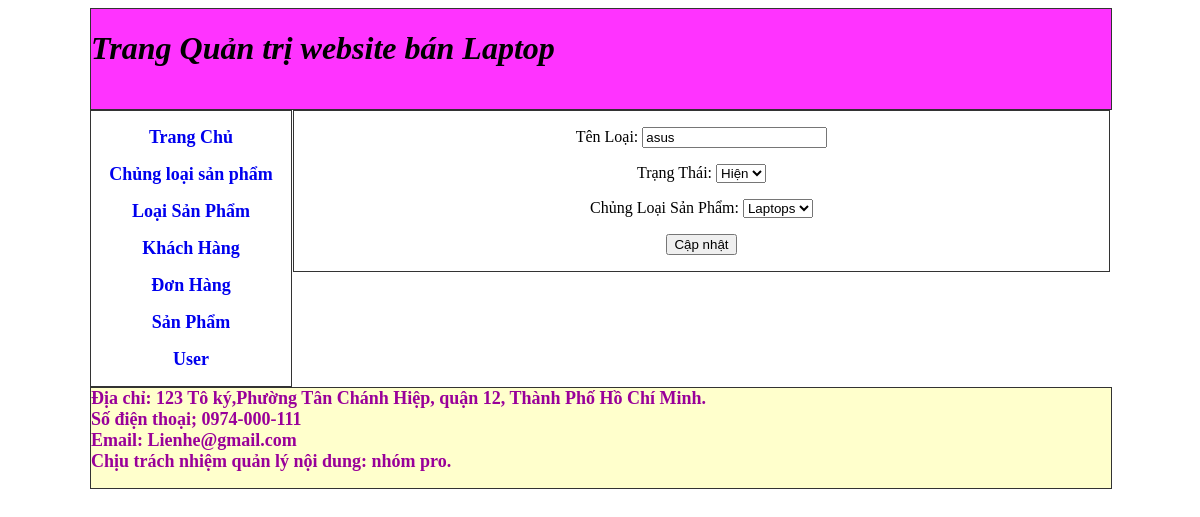
/admin/index.php?id=Sua_lsp&&idLoai=1, run on the app's committed database.
### tables this page shows
CREATE TABLE `loaisp` (
  `idLoai` int(11) NOT NULL,
  `tenloai` text NOT NULL,
  `AnHien` int(11) NOT NULL,
  `idCL` int(11) NOT NULL
);

CREATE TABLE `chungloaisanpham` (
  `idCL` int(12) NOT NULL,
  `TenCL` varchar(100) NOT NULL
);

### admin/Sua_lsp.php (the view, shortened to what this page needs)
<?php
		include("../connect.php");
		$kql=mysqli_query($link,"select* from loaisp where idLoai=".$_GET['idLoai']);
		$dl=mysqli_fetch_array($kql);
?>
<form id="form1" name="form1" method="post" action="process.php">
  <p>
    <label for="TenLoai">Tên Loại:</label>
    <input type="text" name="TenLoai" id="TenLoai" value="<?php echo $dl['tenloai'];?>"/>
  </p>
  <p>
    Trạng Thái:
    <select name="Anhien" id="Anhien">
      <option value="1" <?php if($dl['AnHien']) echo"selected='selected'"?>>Hiện</option>
    </select>
  </p>
  <p>
    <label for="idCL">Chủng Loại Sản Phẩm:</label>
    <select name="idCL" id="idCL">
    <?php
		$kq=mysqli_query($link,"select* from chungloaisanpham");
		while($d=mysqli_fetch_array($kq)){
	?>
      <option value="<?php echo $d["idCL"];?>" <?php if($dl['idCL']==$d['idCL']) echo"selected='selected'"?>><?php echo $d["TenCL"];?></option>
      <?php }?>
    </select>
  </p>
  <p>
    <input type="submit" name="Sua_lsp" id="Sua_lsp" value="Cập nhật" />
  </p>
</form>

### data on the page
loaisp: TenLoai "asus", Anhien "Hiện", idCL "Laptops"
